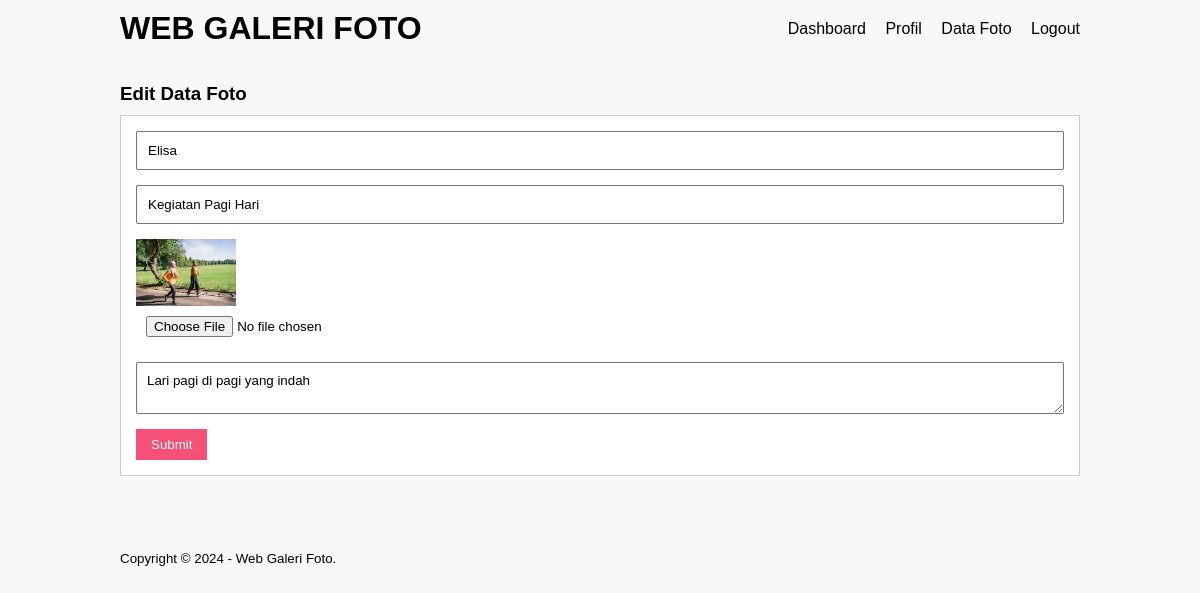
Page /edit-image.php?id=1 (signed in) on the committed database.
### tables this page shows
CREATE TABLE `foto` (
  `foto_id` int(11) NOT NULL,
  `user_id` int(11) NOT NULL,
  `nama_lengkap` varchar(255) NOT NULL,
  `judul_foto` varchar(255) NOT NULL,
  `deskripsi_foto` text NOT NULL,
  `lokasi_file` varchar(255) NOT NULL,
  `tanggal_unggah` date NOT NULL
);

### edit-image.php (the view, shortened to what this page needs)
<?php
	include 'db.php';
	$produk = mysqli_query($conn, "SELECT * FROM  foto WHERE foto_id = '".$_GET['id']."'");
	$p = mysqli_fetch_object($produk);
?>
<!DOCTYPE html PUBLIC "-//W3C//DTD XHTML 1.0 Transitional//EN" "http://www.w3.org/TR/xhtml1/DTD/xhtml1-transitional.dtd">
<html xmlns="http://www.w3.org/1999/xhtml">
<head>
<link rel="stylesheet" type="text/css" href="css/style.css">
</head>
<body>
     <header>
        <div class="container">
        <h1><a href="dashboard.php">WEB GALERI FOTO</a></h1>
        <ul>
           <li><a href="dashboard.php">Dashboard</a></li>
           <li><a href="profil.php">Profil</a></li>
           <li><a href="data-image.php">Data Foto</a></li>
           <li><a href="logout.php">Logout</a></li>
        </ul>
        </div>
    </header>
    <div class="section">
        <div class="container">
            <h3>Edit Data Foto</h3>
            <div class="box">
    <form action="" method="POST" enctype="multipart/form-data">
            <input type="text" name="namauser" class="input-control" placeholder="Nama User" value="<?php echo $p->nama_lengkap ?>" readonly="readonly">
            <input type="text" name="nama" class="input-control" placeholder="Nama Foto" value="<?php echo $p->judul_foto ?>" required>
                   <img src="foto/<?php echo $p->lokasi_file ?>" width="100px" />
                   <input type="file" name="gambar" class="input-control">
                   <textarea class="input-control" name="deskripsi" placeholder="Deskripsi"><?php echo $p->deskripsi_foto ?></textarea><br />
                   <input type="submit" name="submit" value="Submit" class="btn">
               </form>
        </div>
        </div>
    </div>
     <footer>
        <div class="container">
            <small>Copyright &copy; 2024 - Web Galeri Foto.</small>
        </div>
    </footer>
</body>
</html>

### css/style.css (style rules this page uses)
* { padding: 0; margin: 0; font-family: "Quicksand", sans-serif; }
body { background-color: #f8f8f8; }
a { color: inherit; text-decoration: none; }
.input-control { width: 100%; padding: 10px; margin-bottom: 15px; box-sizing: border-box; }
.btn { padding: 8px 15px; background-color: #f55177; color: #fff; border: none; cursor: pointer; }
header h1 { float: left; padding: 10px 0; }
header ul { float: right; }
header ul li { display: inline-block; }
header ul li a { padding: 20px 0 20px 15px; display: inline-block; }
footer { padding: 25px 0; }
.container { width: 80%; margin: 0 auto; }
.container:after { content: ""; display: block; clear: both; }
.section { padding: 25px 0; }
.box { background-color: #fff; border: 1px solid #ccc; padding: 15px; box-sizing: border-box; margin: 10px 0 25px 0; }
.box:after { content: ""; display: block; clear: both; }

### rows in the picture
foto: namauser "Elisa", nama "Kegiatan Pagi Hari", lokasi_file (picture), deskripsi "Lari pagi di pagi yang indah"
